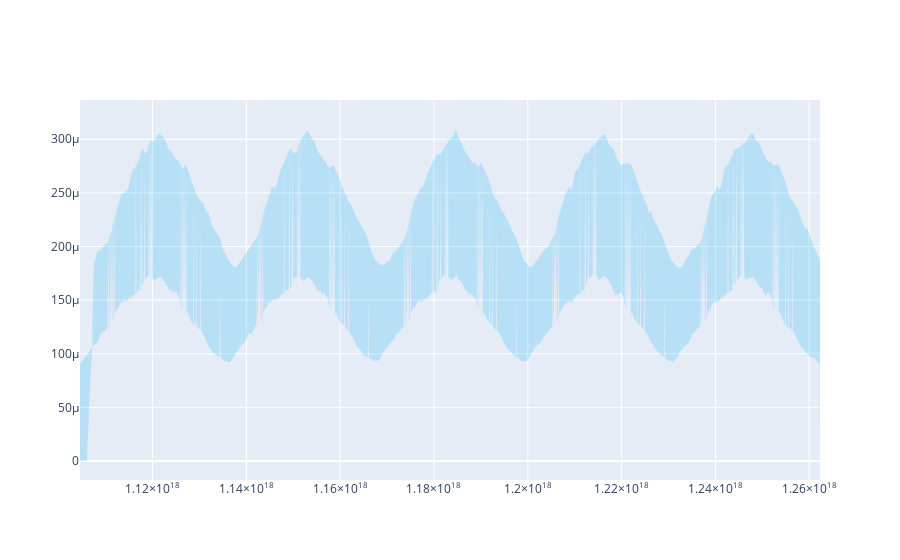

Write notebook code for a chart like this one.
### Code cell
x = list(model_print.export_biomass().time)
x_rev = list(x[::-1])

# Line 2
y = list(model_print.export_biomass().data.flatten())
y_upper = list(max_biomass)
y_lower = list(min_biomass)
y_lower = list(y_lower[::-1])


fig = go.Figure()


fig.add_trace(
    go.Scatter(
        x=x + x_rev,
        y=y_upper + y_lower,
        fill="toself",
        fillcolor="rgba(0,176,246,0.2)",
        line_color="rgba(255,255,255,0)",
        name="Biomass",
    )
)

# fig.add_trace(
#     go.Scatter(
#         x=x,
#         y=y,
#         line_color="rgb(0,176,246)",
#         name="Premium",
#     )
# )


fig.update_traces(mode="lines")
fig.show()

### Figure 1 — Plotly figure (JSON) as saved in the notebook; plotly's stock layout.template omitted (floating-point values rounded to 4 significant figures; data arrays with more than 128 entries replaced by an {"elided": "..."} marker saying what was removed)
{"data": [{"fill": "toself", "fillcolor": "rgba(0,176,246,0.2)", "line": {"color": "rgba(255,255,255,0)"}, "mode": "lines", "name": "Biomass", "type": "scatter", "x": {"elided": "3654 int values"}, "y": {"elided": "7308 float values"}}], "layout": {}}
